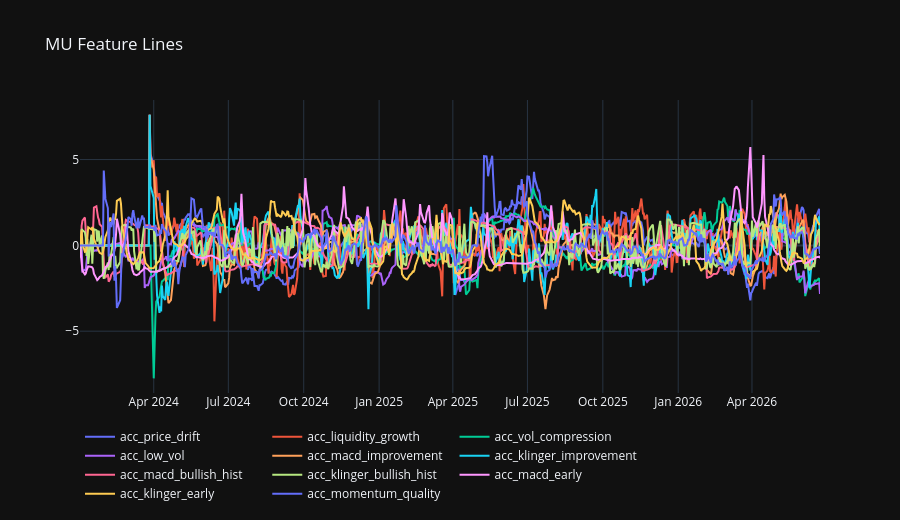

Notebook source saved alongside this figure:
### Markdown cell above
## Momentum Terminal

### Code cell
MOMENTUM_FEATURES = list(ACCUMULATION_FEATURE_COLUMNS)
plot_feature_lines(features_pd, DEFAULT_TICKER, MOMENTUM_FEATURES, normalize=False, rolling_window=None).show()

### Figure 1 — Plotly figure (JSON) as saved in the notebook; plotly's stock layout.template omitted (floating-point values rounded to 4 significant figures; data arrays with more than 128 entries replaced by an {"elided": "..."} marker saying what was removed)
{"data": [{"hovertemplate": "%{x|%Y-%m-%d}<br>%{y:.4f}<extra>acc_price_drift</extra>", "mode": "lines", "name": "acc_price_drift", "type": "scatter", "x": {"elided": "620 str values"}, "y": {"elided": "620 float values"}}, {"hovertemplate": "%{x|%Y-%m-%d}<br>%{y:.4f}<extra>acc_liquidity_growth</extra>", "mode": "lines", "name": "acc_liquidity_growth", "type": "scatter", "x": {"elided": "620 str values"}, "y": {"elided": "620 float values"}}, {"hovertemplate": "%{x|%Y-%m-%d}<br>%{y:.4f}<extra>acc_vol_compression</extra>", "mode": "lines", "name": "acc_vol_compression", "type": "scatter", "x": {"elided": "620 str values"}, "y": {"elided": "620 float values"}}, {"hovertemplate": "%{x|%Y-%m-%d}<br>%{y:.4f}<extra>acc_low_vol</extra>", "mode": "lines", "name": "acc_low_vol", "type": "scatter", "x": {"elided": "620 str values"}, "y": {"elided": "620 float values"}}, {"hovertemplate": "%{x|%Y-%m-%d}<br>%{y:.4f}<extra>acc_macd_improvement</extra>", "mode": "lines", "name": "acc_macd_improvement", "type": "scatter", "x": {"elided": "620 str values"}, "y": {"elided": "620 float values"}}, {"hovertemplate": "%{x|%Y-%m-%d}<br>%{y:.4f}<extra>acc_klinger_improvement</extra>", "mode": "lines", "name": "acc_klinger_improvement", "type": "scatter", "x": {"elided": "620 str values"}, "y": {"elided": "620 float values"}}, {"hovertemplate": "%{x|%Y-%m-%d}<br>%{y:.4f}<extra>acc_macd_bullish_hist</extra>", "mode": "lines", "name": "acc_macd_bullish_hist", "type": "scatter", "x": {"elided": "620 str values"}, "y": {"elided": "620 float values"}}, {"hovertemplate": "%{x|%Y-%m-%d}<br>%{y:.4f}<extra>acc_klinger_bullish_hist</extra>", "mode": "lines", "name": "acc_klinger_bullish_hist", "type": "scatter", "x": {"elided": "620 str values"}, "y": {"elided": "620 float values"}}, {"hovertemplate": "%{x|%Y-%m-%d}<br>%{y:.4f}<extra>acc_macd_early</extra>", "mode": "lines", "name": "acc_macd_early", "type": "scatter", "x": {"elided": "620 str values"}, "y": {"elided": "620 float values"}}, {"hovertemplate": "%{x|%Y-%m-%d}<br>%{y:.4f}<extra>acc_klinger_early</extra>", "mode": "lines", "name": "acc_klinger_early", "type": "scatter", "x": {"elided": "620 str values"}, "y": {"elided": "620 float values"}}, {"hovertemplate": "%{x|%Y-%m-%d}<br>%{y:.4f}<extra>acc_momentum_quality</extra>", "mode": "lines", "name": "acc_momentum_quality", "type": "scatter", "x": {"elided": "620 str values"}, "y": {"elided": "620 float values"}}], "layout": {"height": 520, "hovermode": "x unified", "legend": {"orientation": "h"}, "title": {"text": "MU Feature Lines"}}}
